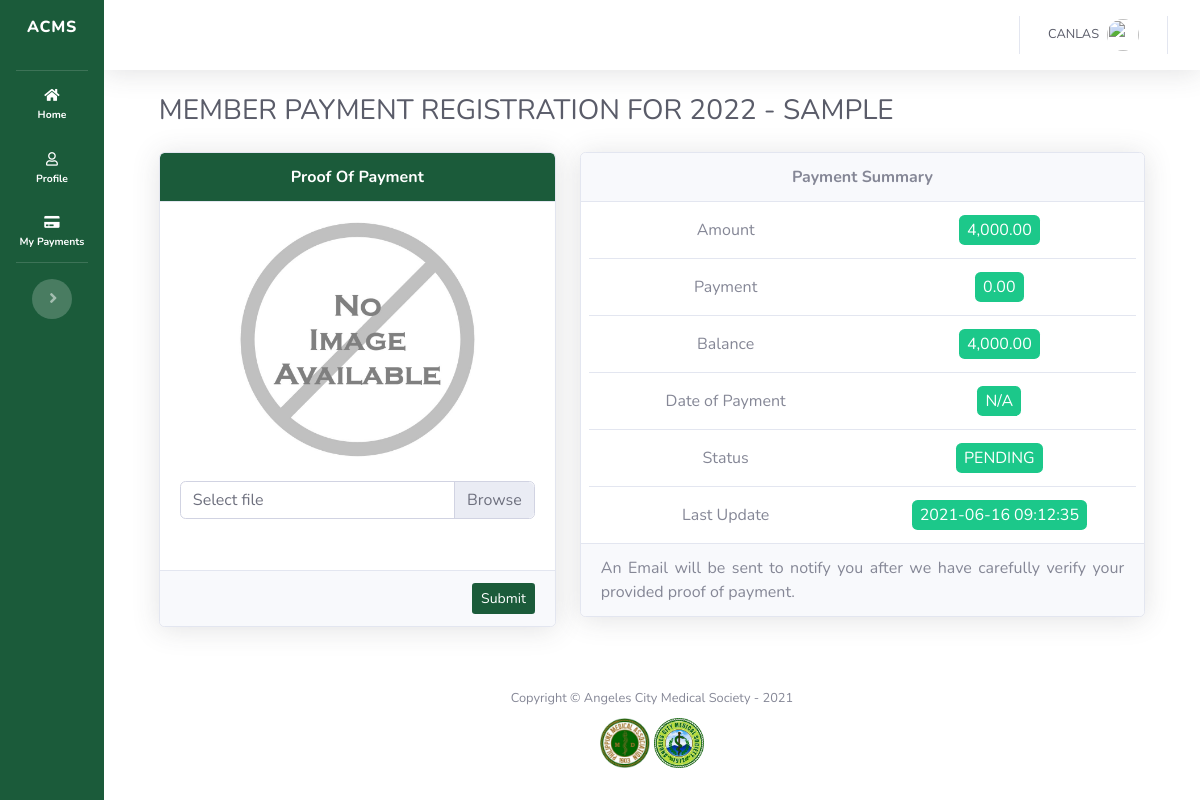
/payment_show.php?user_payment_id=1636 (signed in), run on the app's committed database.
### tables this page shows
CREATE TABLE `user_payments` (
  `id` int(11) NOT NULL,
  `user_id` int(11) NOT NULL,
  `payment_id` int(11) NOT NULL,
  `amount_paid` float NOT NULL DEFAULT 0,
  `proof_of_payment` varchar(255) DEFAULT NULL,
  `date_of_payment` date DEFAULT NULL,
  `status` enum('PENDING','VERIFIED','AWAITING VERIFICATION','') NOT NULL DEFAULT 'PENDING',
  `created_at` datetime NOT NULL DEFAULT current_timestamp(),
  `updated_at` datetime NOT NULL DEFAULT current_timestamp(),
  `deleted_at` datetime DEFAULT NULL
);

CREATE TABLE `payments` (
  `id` int(11) NOT NULL,
  `title` varchar(255) NOT NULL,
  `category` varchar(255) NOT NULL,
  `amount` float NOT NULL DEFAULT 0,
  `auto_assign` tinyint(1) NOT NULL DEFAULT 1,
  `created_at` datetime NOT NULL DEFAULT current_timestamp(),
  `updated_at` datetime NOT NULL DEFAULT current_timestamp(),
  `deleted_at` datetime DEFAULT NULL
);

### payment_show.php (the view, shortened to what this page needs)
<?php
    include('dbh.php');
    if(!isset($_GET["user_payment_id"]))
    {
        header("location: payment_index.php");
    }
    else
    {
        $statement = $mysqli->prepare("SELECT
                                        user_payments.id,
                                        user_payments.status,
                                        user_payments.user_id,
                                        user_payments.amount_paid,
                                        user_payments.proof_of_payment,
                                        user_payments.date_of_payment,
                                        user_payments.updated_at,
                                        payments.title, payments.category,
                                        payments.amount
                                        FROM user_payments
                                        JOIN payments ON user_payments.payment_id=payments.id
                                        WHERE user_payments.id=?"
                                    );
        $statement->bind_param("i", $_GET["user_payment_id"]);
        $statement->execute();
        $result       = $statement->get_result();
        if($result->num_rows == 0)
        {
            header("location: payment_index.php");
        }
        else
        {
            $user_payment = $result->fetch_assoc();
        }
    }
    include('sidebar.php');
?>
    <div id="content-wrapper" class="d-flex flex-column">
      <div id="content">
<?php require('topbar.php'); ?>
        <div class="container-fluid">
            <div class="d-sm-flex align-items-center justify-content-between mb-4">
                <h1 class="h3 mb-0 text-gray-800"><?=$user_payment['title'] . ' - ' . $user_payment['category']?></h1>
            </div>
            <div class="row">
                <div class="col-md-5">
                    <div class="card shadow overflow-auto">
                        <div class="card-header bg-gradient-primary text-white text-center font-weight-bold">
                            Proof Of Payment
                        </div>
                        <?php
                            if(isset($user_payment['proof_of_payment']) && !empty($user_payment['proof_of_payment']))
                            {
                                $filePath = "storage/proof_of_payment/{$user_payment['proof_of_payment']}";
                            }
                            else
                            {
                                $filePath = "storage/misc/no-image.jpg";
                            }
                        ?>
                        <?php if($user_payment['status'] == "VERIFIED"): ?>
                        <form action="process_certificate.php"" method="POST" target="_blank">
                            <div class="card-body">
                                <img src="<?=$filePath?>" id="preview_image" alt="" class="img-fluid w-100">
                            </div>
                            <div class="card-footer d-flex justify-content-end">
                                <button type="submit" name="generate_certificate" class="btn btn-sm bg-gradient-primary text-white">
                                    Generate Certificate
                                </button>
                            </div>
                        </form>
                        <?php else: ?>
                        <form action="process_payment.php?id=<?=$user_payment['id']?>" method="post" enctype="multipart/form-data">
                            <div class="card-body">
                                <img src="<?=$filePath?>" id="preview_image" alt="" class="img-fluid w-100">
                                <div class="custom-file my-4">
                                    <label class="custom-file-label" for="customFileInput">Select file</label>
                                </div>
                            </div>
                            <div class="card-footer d-flex justify-content-end">
                                <button type="submit" name="upload_proof_of_payment" class="btn btn-sm bg-gradient-primary text-white">
                                    Submit
                                </button>
                            </div>
                        </form>
                        <?php endif ?>
                    </div>
                </div>
                <div class="col-md-7">
                    <div class="card shadow overflow-auto">
                        <div class="card-header font-weight-bold text-center">
                            Payment Summary
                        </div>
                        <div class="card-body py-0">
                            <div class="row border-bottom py-3">
                                <div class="col-md-6 text-center">
                                    Amount
                                </div>
                                <div class="col-md-6 text-center">
                                    <span class="bg-success text-white rounded px-2 py-1">
                                        <?=number_format($user_payment['amount'], 2)?>
                                    </span>
                                </div>
                            </div>
                            <div class="row border-bottom py-3">
                                <div class="col-md-6 text-center">
                                    Payment
                                </div>
                                <div class="col-md-6 text-center">
                                    <span class="bg-success text-white rounded px-2 py-1">
                                        <?=number_format($user_payment['amount_paid'], 2)?>
                                    </span>
                                </div>
                            </div>
                            <div class="row border-bottom py-3">
                                <div class="col-md-6 text-center">
                                    Balance
                                </div>
                                <div class="col-md-6 text-center">
                                    <span class="bg-success text-white rounded px-2 py-1">
                                        <?php
                                            $balance = number_format(($user_payment['amount'] - $user_payment['amount_paid']) ,2)
                                        ?>
                                        <?=$balance?>
                                    </span>
                                </div>
                            </div>
                            <div class="row border-bottom py-3">
                                <div class="col-md-6 text-center">
                                    Date of Payment
                                </div>
                                <div class="col-md-6 text-center">
                                    <span class="bg-success text-white rounded px-2 py-1">
                                       <?=$user_payment['date_of_payment'] ?? 'N/A'?>
                                    </span>
                                </div>
                            </div>
                            <div class="row border-bottom py-3">
                                <div class="col-md-6 text-center">
                                    Status
                                </div>
                                <div class="col-md-6 text-center">
                                    <span class="bg-success text-white rounded px-2 py-1">
                                        <?=$user_payment['status']?>
                                    </span>
                                </div>
                            </div>
                            <div class="row py-3">
                                <div class="col-md-6 text-center">
                                    Last Update
                                </div>
                                <div class="col-md-6 text-center">
                                    <span class="bg-success text-white rounded px-2 py-1">
                                        <?=$user_payment['updated_at']?>
                                    </span>
                                </div>
                            </div>
                        </div>
                        <div class="card-footer">
                            <div class='text-justify'>
                                <?php if($user_payment['status'] == "VERIFIED"): ?>
                                    Your Payment has been Verified. There is nothing else to do here.
                                <?php else: ?>
                                    <?php if($_SESSION['level_access'] == "temporary"): ?>
                                        For New Members: your account may be verified if this payment is successfully resolved. An Email will be sent to notify you after we have carefully verify your provided proof of payment.
                                    <?php else: ?>
                                        An Email will be sent to notify you after we have carefully verify your provided proof of payment.
                                    <?php endif ?>
                                <?php endif ?>
                            </div>
                        </div>
                    </div>
                </div>
            </div>
        </div>
      </div>
<?php
  include('footer.php');
?>

### sidebar.php (style rules this page uses)
.bg-gradient-primary { background-color: #1b5b3a !important; background-image: none !important; background-image: none !important; background-size: cover !important; }
.container-fluid { background-color: white; padding-left: 5% !important; padding-right: 5% !important; }
#content-wrapper { background-color: white !important; }
::placeholder { opacity: 0.7 !important; }

### payment_show.php (style rules this page uses)
.custom-file { overflow: hidden; }

### data on the page
user_payments: payment.title "MEMBER PAYMENT REGISTRATION FOR 2022", payment.category "SAMPLE", payment.amount "4,000.00", amount_paid "0.00", balance "4,000.00", date_of_payment "N/A", status "PENDING", updated_at "2021-06-16 09:12:35"

### other printed values
$_SESSION['full_name'] "CANLAS"
